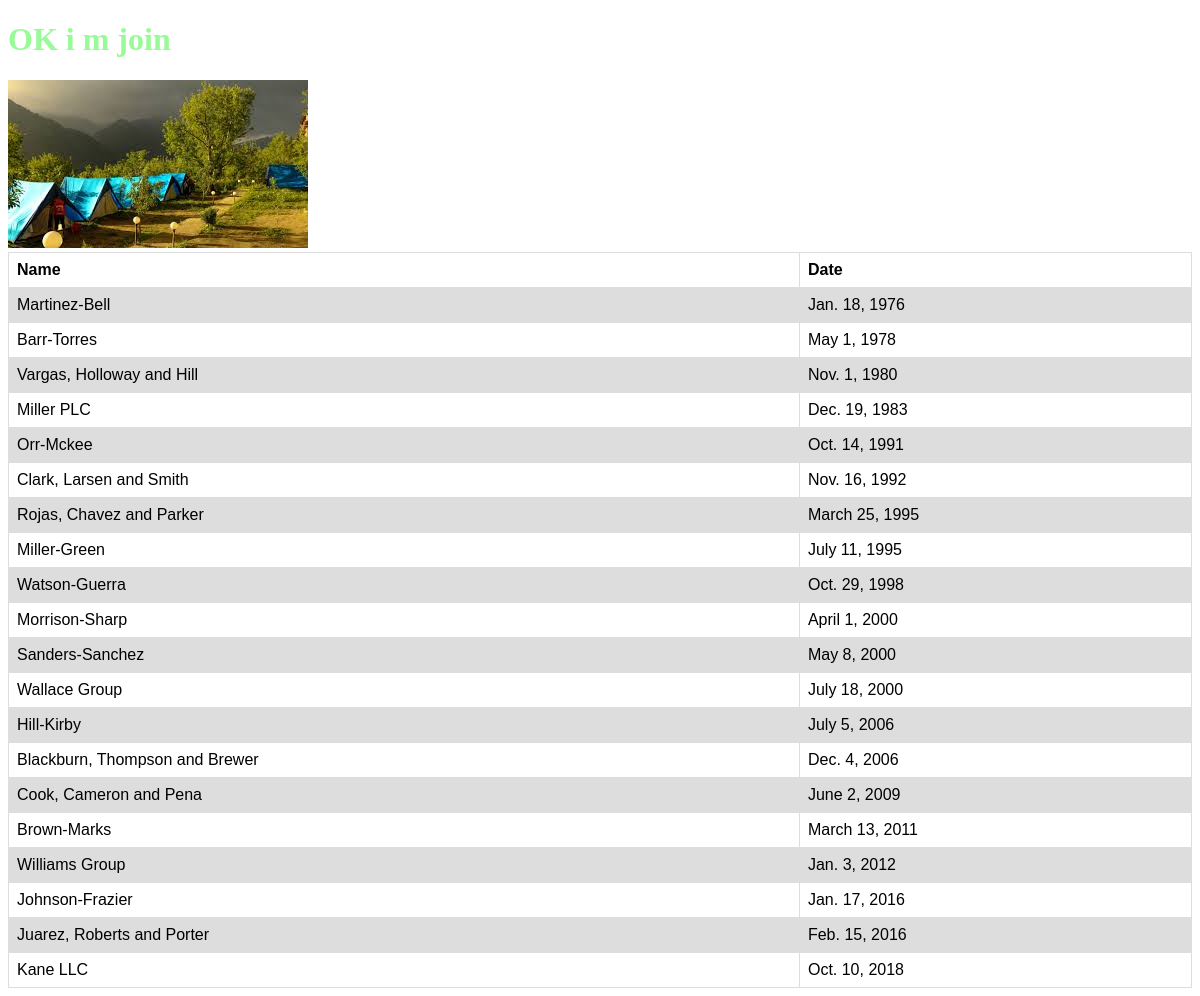
The page /first_app/ on the database as committed earlier.
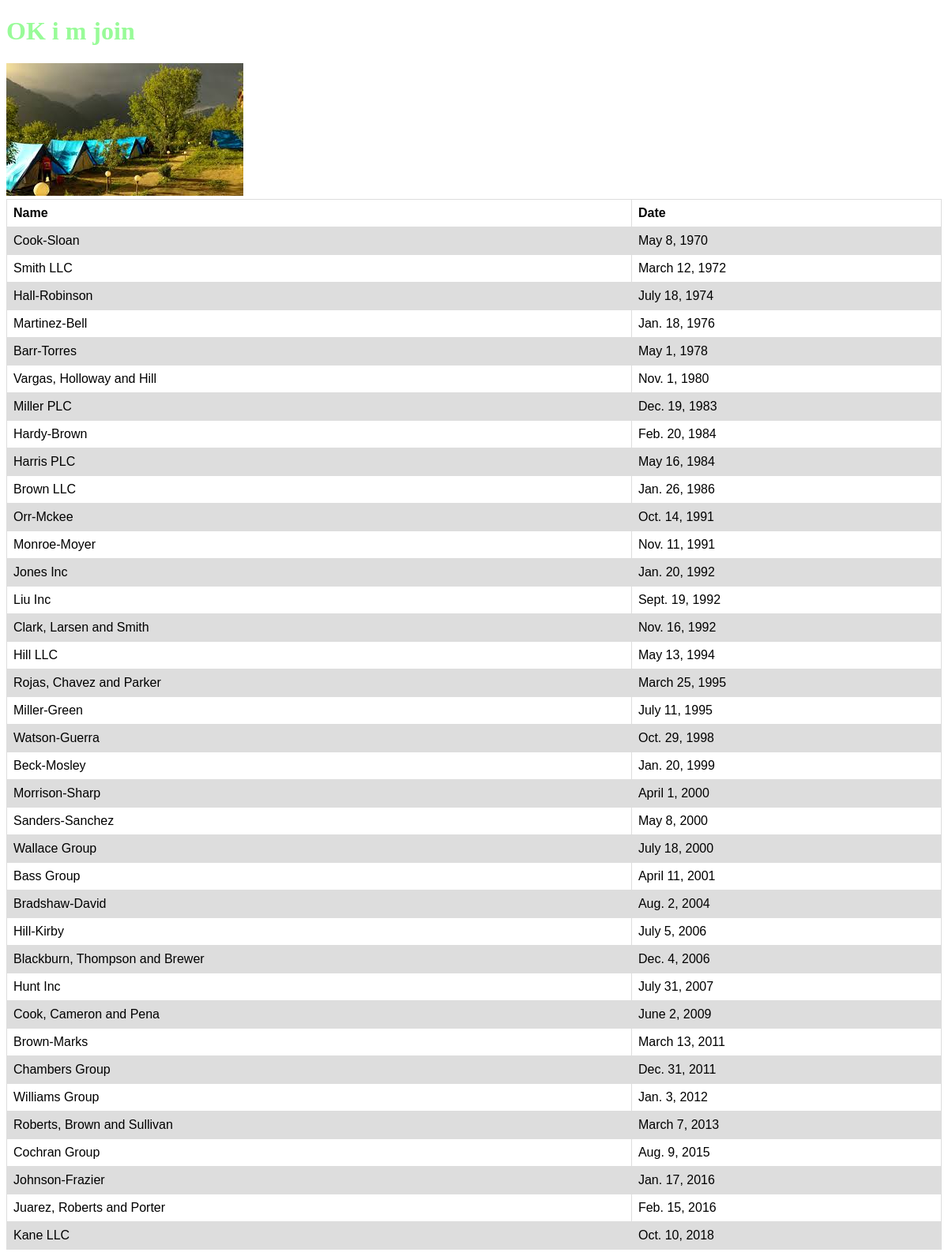
The same page on the database as committed later.
### first_app/models.py (models this page shows, shortened)
class AccessRecord(models.Model):
    name = models.ForeignKey(Webpage,on_delete=models.DO_NOTHING)
    date = models.DateField()

class Webpage(models.Model):
    topic = models.ForeignKey(Topic,on_delete=models.DO_NOTHING)
    name = models.CharField(max_length=264,unique=True)
    url = models.URLField(unique=True)
    def __str__(self):
        return self.name

### first_app/views.py (the view)
# urls.py: path('',views.index,name="index"),
def index(request) :
    web_list = AccessRecord.objects.order_by('date')
    web_dict = { 'accessrecord' : web_list }
    return render(request,'first_app/index.html',context=web_dict)

### templates/first_app/index.html (shortened to what this page needs)
<!DOCTYPE html>
{% load static %}
<html>
    <head>
        <link rel="stylesheet" href="{% static "css/mystyle.css"  %}">
    </head>
    <body>
        <div class="djangoOne">
            <h1 id="hid">
                OK i m join
            </h1>
            <img src="{% static "images/download.jpg" %}" onclick="called()">
        </div>
        <div class="djangoTwo">
            <table>
                {% if accessrecord%}
                    <tr>
                        <th>Name</th>
                        <th>Date</th>
                    </tr>
                    {% for acc in accessrecord %}
                        <tr>
                            <td>{{acc.name}}</td>
                            <td>{{acc.date}}</td>
                        </tr>
                    {% endfor%}
                {% else %}
                    <p>No record to access</p>
                {% endif %}
            </table>
        </div>
    </body>
</html>

### static/css/mystyle.css (style rules this page uses)
h1 { color : palegreen; }
table { font-family: arial, sans-serif; border-collapse: collapse; width: 100%; }
td, th { border: 1px solid #dddddd; text-align: left; padding: 8px; }
tr:nth-child(even) { background-color: #dddddd; }

Rows that differ between the two databases and show on the page:
added AccessRecord: name "Cook-Sloan", date "May 8, 1970"
added AccessRecord: name "Smith LLC", date "March 12, 1972"
added AccessRecord: name "Hall-Robinson", date "July 18, 1974"
added AccessRecord: name "Hardy-Brown", date "Feb. 20, 1984"
added AccessRecord: name "Harris PLC", date "May 16, 1984"
added AccessRecord: name "Brown LLC", date "Jan. 26, 1986"
added AccessRecord: name "Monroe-Moyer", date "Nov. 11, 1991"
added AccessRecord: name "Jones Inc", date "Jan. 20, 1992"
added AccessRecord: name "Liu Inc", date "Sept. 19, 1992"
added AccessRecord: name "Hill LLC", date "May 13, 1994"
added AccessRecord: name "Beck-Mosley", date "Jan. 20, 1999"
added AccessRecord: name "Bass Group", date "April 11, 2001"
added AccessRecord: name "Bradshaw-David", date "Aug. 2, 2004"
added AccessRecord: name "Hunt Inc", date "July 31, 2007"
added AccessRecord: name "Chambers Group", date "Dec. 31, 2011"
added AccessRecord: name "Roberts, Brown and Sullivan", date "March 7, 2013"
added AccessRecord: name "Cochran Group", date "Aug. 9, 2015"
